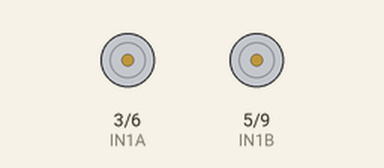
A sketch run on a simulated Arduino Uno, built with avr-gcc and run on an emulated ATmega328P. Parts: motor-driver pin pairs drawn as motors (green arrow = first pin HIGH = forward, orange = second pin HIGH = backward, longer = more drive).

Above: at 0.1 s.
At 8.1 s:
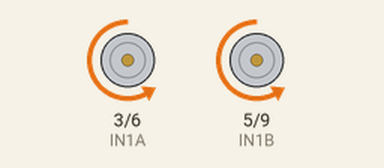
At 16.1 s:
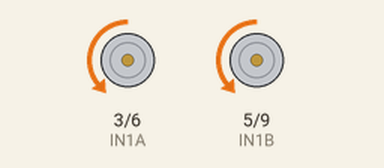
At 38.1 s:
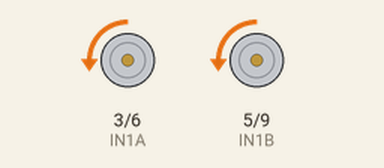
Timing chart, 0 to 39.6 s (numbered marks = the images above):
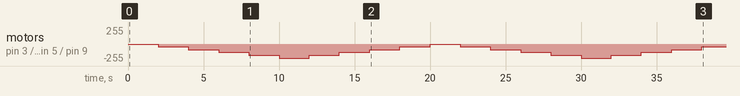

The sketch:

motor_test.ino
```cpp
/*
  DBH-12 H-Bridge Demo
  dbh-12-demo.ino
  Demonstrates operation of DBH-12 Dual H-Bridge Motor Driver

  DroneBot Workshop 2022
  https://dronebotworkshop.com
*/

#include<math.h>

// The left motor is A, right motor is B
// Motor Connections (All must use PWM pins)
#define IN1A 3
#define IN1B 5
#define IN2A 6
#define IN2B 9

// Define a fixed speed - do not exceed 250
int fixedSpeed = 80;
float speedValue = 0;   // in km/hr
const float maxSpeed = 6;     // in km/hr
int angle = 0;    // angle to where user is located

void setup() {

  Serial.begin(9600);

  // Set motor & enable connections as outputs
  pinMode(IN1A, OUTPUT);
  pinMode(IN1B, OUTPUT);
  pinMode(IN2A, OUTPUT);
  pinMode(IN2B, OUTPUT);

  // Stop motors
  analogWrite(IN1A, 0);
  analogWrite(IN1B, 0);
  analogWrite(IN2A, 0);
  analogWrite(IN2B, 0);
}

// Function for setting the speed to a constant value
void setConstantSpeed(float speedVal) {
  // Constant speed going forward
  digitalWrite(IN1A, LOW);
  digitalWrite(IN1B, LOW);
  analogWrite(IN2A, speedVal);
  analogWrite(IN2B, speedVal);
}

void stopMotors() {
  // Stop
  analogWrite(IN1A, 0);
  analogWrite(IN1B, 0);
  analogWrite(IN2A, 0);
  analogWrite(IN2B, 0);
}


void accelerateForward(float desiredSpeed, float delayVal) {
  digitalWrite(IN1A, LOW);
  digitalWrite(IN1B, LOW);
  for (int i = 0; i < desiredSpeed; i++) {
    analogWrite(IN2A, i);
    analogWrite(IN2B, i);
    delay(delayVal);
  }
}

// Function for setting the speeds of each individual motor
// The left motor is A, right motor is B
void setMotorSpeeds(float leftSpeed, float rightSpeed) {
  digitalWrite(IN1A, LOW);
  digitalWrite(IN1B, LOW);
  analogWrite(IN2A, leftSpeed);
  analogWrite(IN2B, rightSpeed);
}


int speedToPWM(int speed){
  return speed;
}


void moveCaddy() {
  float speedPWM = 42 * speedValue;    // 167 RPM / 1 km/hr
  double angleRad = angle * M_PI / 180.0; // Convert degrees to radians
  float decrement = sin(abs(angleRad)) * speedPWM;   // This is how much one wheel will slow down to turn


  if (angle == 0) {
    setMotorSpeeds(speedPWM, speedPWM);
  }
  else if (angle < 0) {
    setMotorSpeeds(speedPWM - decrement, speedPWM);
  }
  else {
    setMotorSpeeds(speedPWM, speedPWM - decrement);
  }

}


void loop() {

  for (int i = 0; i < 5; i = i + 1) {
    speedValue = i;
    angle = 0;
    moveCaddy();
    delay(2000);
  }

  for (int i = 5; i > 0; i = i - 1) {
    speedValue = i;
    angle = 0;
    moveCaddy();
    delay(2000);
  }

//  speedValue = 2;
//  angle = 0;
//  moveCaddy();
//  delay(2000);

  // for (int i = -90; i < 90; i++) {
  //   // Serial.print(i);

  //   speedValue = 4;
  //   angle = i;
  //   moveCaddy();
  //   delay(100);

  // }
  // delay(3000);

//    // Constant speed going forward
//    digitalWrite(IN1A, LOW);
//    digitalWrite(IN1B, LOW);
//    analogWrite(IN2A, 50);
//    analogWrite(IN2B, 50);
//    delay(20);
//
//    // Accelerate both forward
//    digitalWrite(IN1A, LOW);
//    digitalWrite(IN1B, LOW);
//    for (int i = 0; i < 200; i++) {
//      analogWrite(IN2A, i);
//      analogWrite(IN2B, i);
//      delay(20);
//    }
//
//    delay(500);
//
//    // Decelerate both forward
//    for (int i = 200; i >= 0; i--) {
//      analogWrite(IN2A, i);
//      analogWrite(IN2B, i);
//      delay(20);
//    }
//
//    delay(500);
//
//    // Accelerate both reverse
//    digitalWrite(IN2A, LOW);
//    digitalWrite(IN2B, LOW);
//    for (int i = 0; i < 200; i++) {
//      analogWrite(IN1A, i);
//      analogWrite(IN1B, i);
//      delay(20);
//    }
//
//    delay(500);
//
//    // Decelerate both reverse
//    for (int i = 200; i >= 0; i--) {
//      analogWrite(IN1A, i);
//      analogWrite(IN1B, i);
//      delay(20);
//    }
//
//    delay(500);
//
//    // Move in opposite directions at fixed speed
//    digitalWrite(IN1A, LOW);
//    digitalWrite(IN2B, LOW);
//    analogWrite(IN1B, fixedSpeed);
//    analogWrite(IN2A, fixedSpeed);
//
//    delay(3000);
//
//    // Stop
//    analogWrite(IN1A, 0);
//    analogWrite(IN1B, 0);
//    analogWrite(IN2A, 0);
//    analogWrite(IN2B, 0);
//
//    delay(2000);
}
```

Measured:
- by itself, motor on pin 3 (IN1A) / pin 6 (IN2A), motor on pin 5 (IN1B) / pin 9 (IN2B): stopped → backward 42/255 at 2.0 s, → backward 84/255 2.0 s later, → backward 126/255 2.0 s later, → backward 168/255 2.0 s later, … (19 changes in this stretch)
